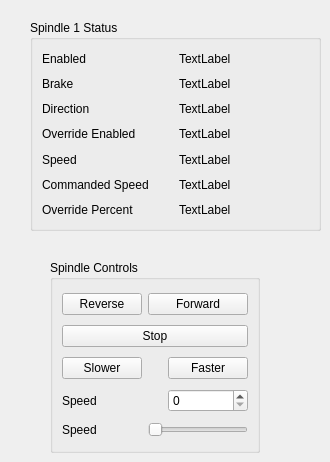
      <widget class="QWidget" name="tab_3">
       <attribute name="title">
        <string>S1</string>
       </attribute>
       <widget class="QGroupBox" name="groupBox_2">
        <property name="geometry">
         <rect>
          <x>30</x>
          <y>20</y>
          <width>291</width>
          <height>211</height>
         </rect>
        </property>
        <property name="title">
         <string>Spindle 1 Status</string>
        </property>
        <layout class="QGridLayout" name="gridLayout_3">
         <item row="1" column="0">
          <widget class="QLabel" name="label_8">
           <property name="text">
            <string>Brake</string>
           </property>
          </widget>
         </item>
         <item row="2" column="0">
          <widget class="QLabel" name="label_9">
           <property name="text">
            <string>Direction</string>
           </property>
          </widget>
         </item>
         <item row="4" column="0">
          <widget class="QLabel" name="label_10">
           <property name="text">
            <string>Speed</string>
           </property>
          </widget>
         </item>
         <item row="5" column="1">
          <widget class="QLabel" name="spindle_cmd_speed_1_lb">
           <property name="text">
            <string>TextLabel</string>
           </property>
          </widget>
         </item>
         <item row="4" column="1">
          <widget class="QLabel" name="spindle_speed_1_lb">
           <property name="text">
            <string>TextLabel</string>
           </property>
          </widget>
         </item>
         <item row="3" column="1">
          <widget class="QLabel" name="spindle_override_enabled_1_lb">
           <property name="text">
            <string>TextLabel</string>
           </property>
          </widget>
         </item>
         <item row="1" column="1">
          <widget class="QLabel" name="spindle_brake_1_lb">
           <property name="text">
            <string>TextLabel</string>
           </property>
          </widget>
         </item>
         <item row="0" column="0">
          <widget class="QLabel" name="label_11">
           <property name="text">
            <string>Enabled</string>
           </property>
          </widget>
         </item>
         <item row="5" column="0">
          <widget class="QLabel" name="label_12">
           <property name="text">
            <string>Commanded Speed</string>
           </property>
          </widget>
         </item>
         <item row="2" column="1">
          <widget class="QLabel" name="spindle_direction_1_lb">
           <property name="text">
            <string>TextLabel</string>
           </property>
          </widget>
         </item>
         <item row="0" column="1">
          <widget class="QLabel" name="spindle_enabled_1_lb">
           <property name="text">
            <string>TextLabel</string>
           </property>
          </widget>
         </item>
         <item row="3" column="0">
          <widget class="QLabel" name="label_13">
           <property name="text">
            <string>Override Enabled</string>
           </property>
          </widget>
         </item>
         <item row="6" column="0">
          <widget class="QLabel" name="label_14">
           <property name="text">
            <string>Override Percent</string>
           </property>
          </widget>
         </item>
         <item row="6" column="1">
          <widget class="QLabel" name="spindle_override_1_lb">
           <property name="text">
            <string>TextLabel</string>
           </property>
          </widget>
         </item>
        </layout>
       </widget>
       <widget class="QGroupBox" name="groupBox_10">
        <property name="geometry">
         <rect>
          <x>50</x>
          <y>260</y>
          <width>210</width>
          <height>193</height>
         </rect>
        </property>
        <property name="title">
         <string>Spindle Controls</string>
        </property>
        <layout class="QGridLayout" name="gridLayout_11">
         <item row="0" column="0">
          <widget class="QPushButton" name="spindle_rev_1_pb">
           <property name="text">
            <string>Reverse</string>
           </property>
          </widget>
         </item>
         <item row="0" column="1" colspan="2">
          <widget class="QPushButton" name="spindle_fwd_1_pb">
           <property name="text">
            <string>Forward</string>
           </property>
          </widget>
         </item>
         <item row="1" column="0" colspan="3">
          <widget class="QPushButton" name="spindle_stop_1_pb">
           <property name="text">
            <string>Stop</string>
           </property>
          </widget>
         </item>
         <item row="2" column="0">
          <widget class="QPushButton" name="spindle_minus_1_pb">
           <property name="text">
            <string>Slower</string>
           </property>
          </widget>
         </item>
         <item row="2" column="2">
          <widget class="QPushButton" name="spindle_plus_1_pb">
           <property name="text">
            <string>Faster</string>
           </property>
          </widget>
         </item>
         <item row="3" column="2">
          <widget class="QSpinBox" name="spindle_speed_1_sb"/>
         </item>
         <item row="3" column="0">
          <widget class="QLabel" name="label_59">
           <property name="text">
            <string>Speed</string>
           </property>
          </widget>
         </item>
         <item row="4" column="1" colspan="2">
          <widget class="QSlider" name="spindle_speed_1_sl">
           <property name="orientation">
            <enum>Qt::Horizontal</enum>
           </property>
          </widget>
         </item>
         <item row="4" column="0">
          <widget class="QLabel" name="label_60">
           <property name="text">
            <string>Speed</string>
           </property>
          </widget>
         </item>
        </layout>
       </widget>
      </widget>
